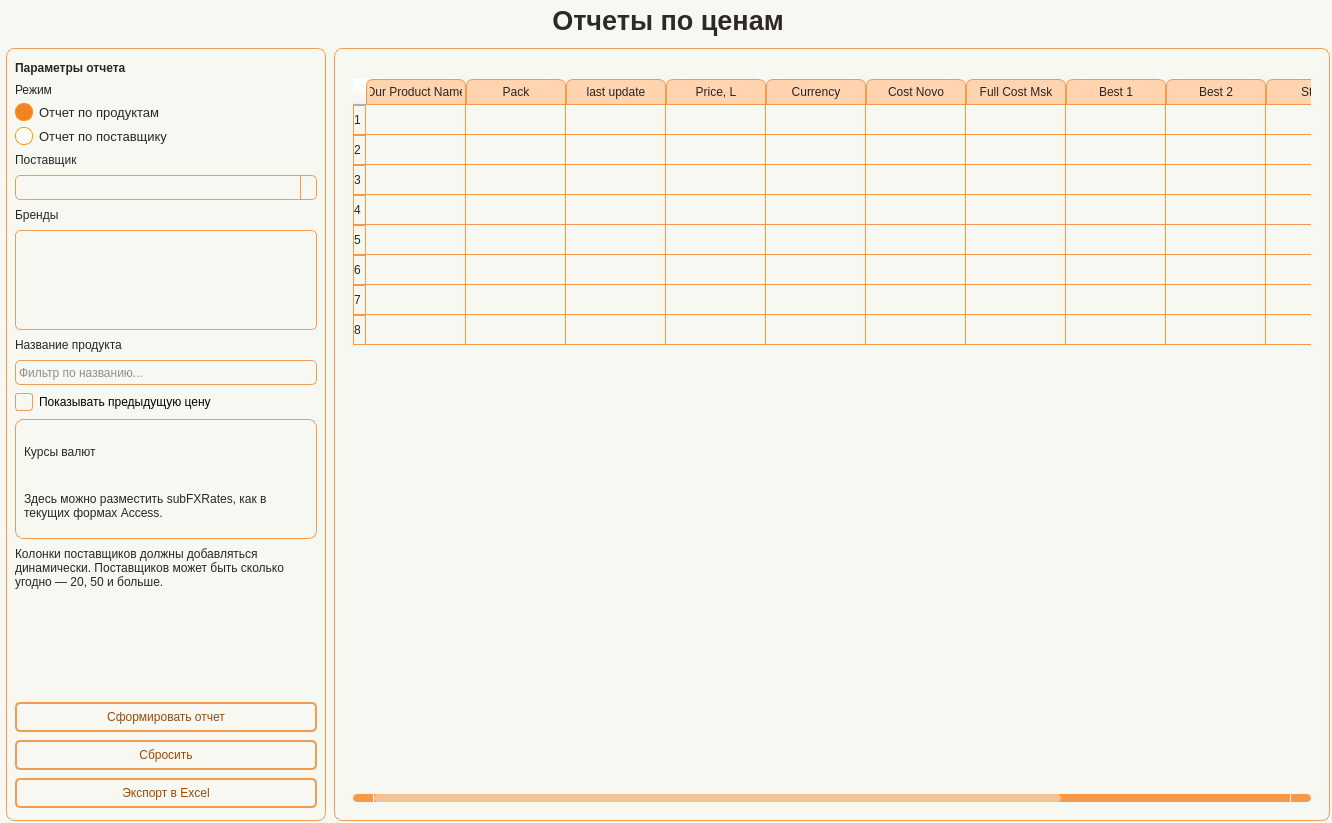
<?xml version="1.0" encoding="UTF-8"?>
<ui version="4.0">
 <class>Form</class>
 <widget class="QWidget" name="Form">
  <property name="geometry">
   <rect>
    <x>0</x>
    <y>0</y>
    <width>1332</width>
    <height>823</height>
   </rect>
  </property>
  <property name="minimumSize">
   <size>
    <width>930</width>
    <height>650</height>
   </size>
  </property>
  <property name="windowTitle">
   <string>Form</string>
  </property>
  <property name="styleSheet">
   <string notr="true">Form.QWidget{border: 2px solid #f28223;}

QWidget{
    background-color: #f8f8f2;
}

#Title_label.QLabel {
    color: #2D2A26;
    font: 20pt &quot;Tahoma&quot;;
    font-weight: 700;
}

QLabel#label_filter_title {
    color: #262626;
    font: 14pt &quot;Tahoma&quot;;
    font-weight: 700;
}

QLabel {
    color: #262626;
    font: 10pt &quot;Tahoma&quot;;
}

QPushButton {
    border: 2px solid #f09d54;
    border-radius: 5px;
    background-color: #f8f8f2;
    color: #964b09;
    font: 10pt &quot;Tahoma&quot;;
}

QPushButton:hover {
    background-color: #f28223;
    color: #ffffff;
}

QPushButton:pressed {
    background-color: #f28223;
    border: 2px solid #f28223;
    color: #ffffff;
}

QTableWidget {
    background-color: #f8f8f2;
    padding: 10px;
    border-radius: 5px;
    gridline-color: #f8994a;
    outline: none;
    color: #262626;
}
QTableWidget::item{
    border-color: #f8994a;
    padding-left: 5px;
    padding-right: 5px;
    gridline-color: #f8994a;
    color: #262626;
    padding: 1px;
    font: 7pt &quot;Tahoma&quot;;
}
QTableWidget::item:selected{
    background-color: #f28223;
    color: #ffffff;
}
QTableWidget::item:editable {
    background-color: #fff5cc;
    border: #ffffff;
}
QTableWidget::item:focus {
    background-color: #f28223;
    border: 1px solid #ff9900;
    padding: 1px;
}
QHeaderView::section{
    background-color: #f8f8f2;
    border: none;
    border-style: none;
}
QTableWidget::horizontalHeader {
    background-color: #f8994a;
    font: 10pt &quot;Tahoma&quot;;
}
QHeaderView::section:horizontal {
    border: 1px solid #f8994a;
    background-color: #ffd4af;
    padding: 3px;
    border-top-left-radius: 7px;
    border-top-right-radius: 7px;
    color: #262626;
}
QHeaderView::section:vertical {
    border: 1px solid #f8994a;
    color: #262626;
}

QLineEdit {
    background-color: #f8f8f2;
    border-radius: 5px;
    border: 1px solid #f09d54;
    padding-left: 10px;
    padding: 1px;
    selection-color: rgb(255, 255, 255);
    selection-background-color: #f28223;
    color: #262626;
}
QLineEdit:hover {
    border: 1px solid #f28223;
}
QLineEdit:focus {
    border: 1px solid #f28223;
}

QListWidget {
    background-color: #f8f8f2;
    border: 1px solid #f09d54;
    border-radius: 5px;
    color: #262626;
    font: 10pt &quot;Tahoma&quot;;
}
QListWidget::item {
    padding: 5px;
    border-bottom: 1px solid #f8994a;
}
QListWidget::item:selected {
    background-color: #f28223;
    color: #ffffff;
}
QListWidget::item:hover {
    background-color: #ffd4af;
}

QCheckBox::indicator {
    width: 16px;
    height: 16px;
}
QCheckBox::indicator:unchecked {
    border: 1px solid #f09d54;
    background-color: #f8f8f2;
    border-radius: 3px;
}
QCheckBox::indicator:checked {
    border: 1px solid #f28223;
    background-color: #f28223;
    border-radius: 3px;
    image: url(:/icon/icon/check.svg);
}
QCheckBox::indicator:hover {
    border: 1px solid #f28223;
}

QComboBox {
    background-color: #f8f8f2;
    border-radius: 5px;
    border: 1px solid #f09d54;
    padding-left: 10px;
    padding: 1px;
    selection-color: #f28223;
    selection-background-color: #f28223;
    color: #262626;
    font: 9pt &quot;Tahoma&quot;;
}
QComboBox:hover {
    border: 1px solid #f28223;
}
QComboBox:focus {
    border: 1px solid #f28223;
}
QComboBox QAbstractItemView::item {
    color: #262626;
}
QComboBox QAbstractItemView::item::selected {
    background-color: #f09d54;
    color: #ffffff;
}
QComboBox::down-arrow {
    image: url(:/icon/icon/chevron-down — копия — копия.svg);
}
QComboBox::drop-down {
    subcontrol-origin: padding;
    subcontrol-position: top right;
    width: 15px;
    border-left-width: 1px;
    border-left-color: #f8994a;
    border-left-style: solid;
    border-top-right-radius: 3px;
    border-bottom-right-radius: 3px;
    color: #262626;
}

QScrollBar:horizontal {
    border: none;
    background: #f8994a;
    height: 8px;
    margin: 0px 21px 0 21px;
    border-radius: 0px;
}
QScrollBar::handle:horizontal {
    background: #f6c294;
    min-width: 20px;
    border-radius: 4px;
}
QScrollBar::add-line:horizontal {
    border: none;
    background: #f8994a;
    width: 20px;
    border-top-right-radius: 4px;
    border-bottom-right-radius: 4px;
    subcontrol-position: right;
    subcontrol-origin: margin;
}
QScrollBar::sub-line:horizontal {
    border: none;
    background: #f8994a;
    width: 20px;
    border-top-left-radius: 4px;
    border-bottom-left-radius: 4px;
    subcontrol-position: left;
    subcontrol-origin: margin;
}
QScrollBar:vertical {
    border: none;
    background: #f8994a;
    width: 8px;
    margin: 21px 0 21px 0;
    border-radius: 0px;
}
QScrollBar::handle:vertical {
    background: #f6c294;
    min-height: 20px;
    border-radius: 4px;
}
QScrollBar::add-line:vertical {
    border: none;
    background: #f8994a;
    height: 20px;
    border-bottom-left-radius: 4px;
    border-bottom-right-radius: 4px;
    subcontrol-position: bottom;
    subcontrol-origin: margin;
}
QScrollBar::sub-line:vertical {
    border: none;
    background: #f8994a;
    height: 20px;
    border-top-left-radius: 4px;
    border-top-right-radius: 4px;
    subcontrol-position: top;
    subcontrol-origin: margin;
}

QRadioButton {
    spacing: 6px;
    color: #262626;
    font-family: Tahoma;
    font-size: 10pt;
    background: transparent;
}
QRadioButton::indicator {
    width: 16px;
    height: 16px;
    border-radius: 8px;
    border: 1px solid #ff9900;
    background-color: #ffffff;
}
QRadioButton::indicator:hover {
    border: 1px solid #ff9900;
    background-color: #ffffff;
}
QRadioButton::indicator:unchecked {
    border: 1px solid #ff9900;
    background-color: #ffffff;
}
QRadioButton::indicator:checked {
    border: 1px solid #ff9900;
    background-color: #f28223;
}

QFrame#frame_LeftPanel, QFrame#frame_RightPanel, QFrame#frame_bottom_bar {
    border: 1px solid #f09d54;
    border-radius: 8px;
}</string>
  </property>
  <layout class="QHBoxLayout" name="horizontalLayout">
   <property name="leftMargin">
    <number>0</number>
   </property>
   <property name="topMargin">
    <number>0</number>
   </property>
   <property name="rightMargin">
    <number>0</number>
   </property>
   <property name="bottomMargin">
    <number>0</number>
   </property>
   <item>
    <widget class="QWidget" name="widget" native="true">
     <layout class="QVBoxLayout" name="verticalLayout">
      <property name="spacing">
       <number>8</number>
      </property>
      <property name="leftMargin">
       <number>6</number>
      </property>
      <property name="topMargin">
       <number>0</number>
      </property>
      <property name="rightMargin">
       <number>2</number>
      </property>
      <property name="bottomMargin">
       <number>2</number>
      </property>
      <item alignment="Qt::AlignmentFlag::AlignHCenter">
       <widget class="QLabel" name="Title_label">
        <property name="minimumSize">
         <size>
          <width>0</width>
          <height>40</height>
         </size>
        </property>
        <property name="maximumSize">
         <size>
          <width>16777215</width>
          <height>40</height>
         </size>
        </property>
        <property name="font">
         <font>
          <family>Tahoma</family>
          <pointsize>20</pointsize>
          <italic>false</italic>
          <bold>true</bold>
         </font>
        </property>
        <property name="text">
         <string>Отчеты по ценам</string>
        </property>
        <property name="alignment">
         <set>Qt::AlignmentFlag::AlignCenter</set>
        </property>
       </widget>
      </item>
      <item>
       <widget class="QFrame" name="frame_Content">
        <property name="frameShape">
         <enum>QFrame::Shape::NoFrame</enum>
        </property>
        <property name="frameShadow">
         <enum>QFrame::Shadow::Plain</enum>
        </property>
        <layout class="QHBoxLayout" name="horizontalLayout_content">
         <property name="spacing">
          <number>8</number>
         </property>
         <property name="leftMargin">
          <number>0</number>
         </property>
         <property name="topMargin">
          <number>0</number>
         </property>
         <property name="rightMargin">
          <number>0</number>
         </property>
         <property name="bottomMargin">
          <number>0</number>
         </property>
         <item>
          <widget class="QFrame" name="frame_LeftPanel">
           <property name="minimumSize">
            <size>
             <width>300</width>
             <height>0</height>
            </size>
           </property>
           <property name="maximumSize">
            <size>
             <width>320</width>
             <height>16777215</height>
            </size>
           </property>
           <property name="frameShape">
            <enum>QFrame::Shape::StyledPanel</enum>
           </property>
           <property name="frameShadow">
            <enum>QFrame::Shadow::Raised</enum>
           </property>
           <layout class="QVBoxLayout" name="verticalLayout_left">
            <property name="spacing">
             <number>8</number>
            </property>
            <property name="leftMargin">
             <number>8</number>
            </property>
            <property name="topMargin">
             <number>12</number>
            </property>
            <property name="rightMargin">
             <number>8</number>
            </property>
            <property name="bottomMargin">
             <number>12</number>
            </property>
            <item>
             <widget class="QLabel" name="label_filter_title">
              <property name="text">
               <string>Параметры отчета</string>
              </property>
             </widget>
            </item>
            <item>
             <widget class="QFrame" name="frame_mode">
              <property name="frameShape">
               <enum>QFrame::Shape::NoFrame</enum>
              </property>
              <layout class="QVBoxLayout" name="verticalLayout_mode">
               <property name="spacing">
                <number>6</number>
               </property>
               <property name="leftMargin">
                <number>0</number>
               </property>
               <property name="topMargin">
                <number>0</number>
               </property>
               <property name="rightMargin">
                <number>0</number>
               </property>
               <property name="bottomMargin">
                <number>0</number>
               </property>
               <item>
                <widget class="QLabel" name="label_mode">
                 <property name="text">
                  <string>Режим</string>
                 </property>
                </widget>
               </item>
               <item>
                <widget class="QRadioButton" name="radio_ByProduct">
                 <property name="text">
                  <string>Отчет по продуктам</string>
                 </property>
                 <property name="checked">
                  <bool>true</bool>
                 </property>
                </widget>
               </item>
               <item>
                <widget class="QRadioButton" name="radio_BySupplier">
                 <property name="text">
                  <string>Отчет по поставщику</string>
                 </property>
                </widget>
               </item>
              </layout>
             </widget>
            </item>
            <item>
             <widget class="QLabel" name="label_supplier">
              <property name="text">
               <string>Поставщик</string>
              </property>
             </widget>
            </item>
            <item>
             <widget class="QComboBox" name="cbo_Supplier">
              <property name="minimumSize">
               <size>
                <width>0</width>
                <height>25</height>
               </size>
              </property>
             </widget>
            </item>
            <item>
             <widget class="QLabel" name="label_brand">
              <property name="text">
               <string>Бренды</string>
              </property>
             </widget>
            </item>
            <item>
             <widget class="QListWidget" name="list_Brand">
              <property name="minimumSize">
               <size>
                <width>0</width>
                <height>100</height>
               </size>
              </property>
              <property name="maximumSize">
               <size>
                <width>16777215</width>
                <height>100</height>
               </size>
              </property>
              <property name="selectionMode">
               <enum>QAbstractItemView::SelectionMode::ExtendedSelection</enum>
              </property>
             </widget>
            </item>
            <item>
             <widget class="QLabel" name="label_product_name">
              <property name="text">
               <string>Название продукта</string>
              </property>
             </widget>
            </item>
            <item>
             <widget class="QLineEdit" name="line_ProductName">
              <property name="minimumSize">
               <size>
                <width>0</width>
                <height>25</height>
               </size>
              </property>
              <property name="placeholderText">
               <string>Фильтр по названию...</string>
              </property>
             </widget>
            </item>
            <item>
             <widget class="QCheckBox" name="cbx_ShowPrevPrice">
              <property name="text">
               <string>Показывать предыдущую цену</string>
              </property>
             </widget>
            </item>
            <item>
             <widget class="QFrame" name="frame_fx_placeholder">
              <property name="minimumSize">
               <size>
                <width>0</width>
                <height>120</height>
               </size>
              </property>
              <property name="styleSheet">
               <string notr="true">#frame_fx_placeholder {border: 1px solid #f09d54; border-radius: 8px;}</string>
              </property>
              <property name="frameShape">
               <enum>QFrame::Shape::StyledPanel</enum>
              </property>
              <property name="frameShadow">
               <enum>QFrame::Shadow::Raised</enum>
              </property>
              <layout class="QVBoxLayout" name="verticalLayout_fx_placeholder">
               <property name="leftMargin">
                <number>8</number>
               </property>
               <property name="topMargin">
                <number>8</number>
               </property>
               <property name="rightMargin">
                <number>8</number>
               </property>
               <property name="bottomMargin">
                <number>8</number>
               </property>
               <item>
                <widget class="QLabel" name="label_fx_title">
                 <property name="text">
                  <string>Курсы валют</string>
                 </property>
                </widget>
               </item>
               <item>
                <widget class="QLabel" name="label_fx_hint">
                 <property name="text">
                  <string>Здесь можно разместить subFXRates, как в текущих формах Access.</string>
                 </property>
                 <property name="wordWrap">
                  <bool>true</bool>
                 </property>
                </widget>
               </item>
              </layout>
             </widget>
            </item>
            <item>
             <widget class="QLabel" name="label_dynamic_columns">
              <property name="text">
               <string>Колонки поставщиков должны добавляться динамически. Поставщиков может быть сколько угодно — 20, 50 и больше.</string>
              </property>
              <property name="wordWrap">
               <bool>true</bool>
              </property>
             </widget>
            </item>
            <item>
             <spacer name="verticalSpacer_left">
              <property name="orientation">
               <enum>Qt::Orientation::Vertical</enum>
              </property>
              <property name="sizeHint" stdset="0">
               <size>
                <width>20</width>
                <height>40</height>
               </size>
              </property>
             </spacer>
            </item>
            <item>
             <widget class="QPushButton" name="btn_BuildReport">
              <property name="minimumSize">
               <size>
                <width>0</width>
                <height>30</height>
               </size>
              </property>
              <property name="maximumSize">
               <size>
                <width>16777215</width>
                <height>30</height>
               </size>
              </property>
              <property name="text">
               <string>Сформировать отчет</string>
              </property>
              <property name="icon">
               <iconset resource="../resource.qrc">
                <normaloff>:/icon/icon/layers — копия — копия.svg</normaloff>:/icon/icon/layers — копия — копия.svg</iconset>
              </property>
             </widget>
            </item>
            <item>
             <widget class="QPushButton" name="btn_Reset">
              <property name="minimumSize">
               <size>
                <width>0</width>
                <height>30</height>
               </size>
              </property>
              <property name="maximumSize">
               <size>
                <width>16777215</width>
                <height>30</height>
               </size>
              </property>
              <property name="text">
               <string>Сбросить</string>
              </property>
              <property name="icon">
               <iconset resource="../resource.qrc">
                <normaloff>:/icon/icon/loader — копия — копия.svg</normaloff>:/icon/icon/loader — копия — копия.svg</iconset>
              </property>
             </widget>
            </item>
            <item>
             <widget class="QPushButton" name="btn_ExportExcel">
              <property name="minimumSize">
               <size>
                <width>180</width>
                <height>30</height>
               </size>
              </property>
              <property name="maximumSize">
               <size>
                <width>16777215</width>
                <height>30</height>
               </size>
              </property>
              <property name="text">
               <string>Экспорт в Excel</string>
              </property>
              <property name="icon">
               <iconset resource="../resource.qrc">
                <normaloff>:/icon/icon/download — копия — копия.svg</normaloff>:/icon/icon/download — копия — копия.svg</iconset>
              </property>
             </widget>
            </item>
           </layout>
          </widget>
         </item>
         <item>
          <widget class="QFrame" name="frame_RightPanel">
           <property name="frameShape">
            <enum>QFrame::Shape::StyledPanel</enum>
           </property>
           <property name="frameShadow">
            <enum>QFrame::Shadow::Raised</enum>
           </property>
           <layout class="QVBoxLayout" name="verticalLayout_right">
            <property name="spacing">
             <number>8</number>
            </property>
            <property name="leftMargin">
             <number>8</number>
            </property>
            <property name="topMargin">
             <number>12</number>
            </property>
            <property name="rightMargin">
             <number>8</number>
            </property>
            <property name="bottomMargin">
             <number>8</number>
            </property>
            <item>
             <widget class="QFrame" name="frame_top_right">
              <property name="frameShape">
               <enum>QFrame::Shape::NoFrame</enum>
              </property>
              <layout class="QHBoxLayout" name="horizontalLayout_top_right">
               <property name="leftMargin">
                <number>0</number>
               </property>
               <property name="topMargin">
                <number>0</number>
               </property>
               <property name="rightMargin">
                <number>0</number>
               </property>
               <property name="bottomMargin">
                <number>0</number>
               </property>
              </layout>
             </widget>
            </item>
            <item>
             <widget class="QTableWidget" name="table_ReportPreview">
              <property name="alternatingRowColors">
               <bool>false</bool>
              </property>
              <property name="selectionBehavior">
               <enum>QAbstractItemView::SelectionBehavior::SelectRows</enum>
              </property>
              <property name="rowCount">
               <number>8</number>
              </property>
              <property name="columnCount">
               <number>12</number>
              </property>
              <row/>
              <row/>
              <row/>
              <row/>
              <row/>
              <row/>
              <row/>
              <row/>
              <column>
               <property name="text">
                <string>Our Product Name</string>
               </property>
              </column>
              <column>
               <property name="text">
                <string>Pack</string>
               </property>
              </column>
              <column>
               <property name="text">
                <string>last update</string>
               </property>
              </column>
              <column>
               <property name="text">
                <string>Price, L</string>
               </property>
              </column>
              <column>
               <property name="text">
                <string>Currency</string>
               </property>
              </column>
              <column>
               <property name="text">
                <string>Cost Novo</string>
               </property>
              </column>
              <column>
               <property name="text">
                <string>Full Cost Msk</string>
               </property>
              </column>
              <column>
               <property name="text">
                <string>Best 1</string>
               </property>
              </column>
              <column>
               <property name="text">
                <string>Best 2</string>
               </property>
              </column>
              <column>
               <property name="text">
                <string>Stock</string>
               </property>
              </column>
              <column>
               <property name="text">
                <string>Transit</string>
               </property>
              </column>
              <column>
               <property name="text">
                <string>...</string>
               </property>
              </column>
             </widget>
            </item>
           </layout>
          </widget>
         </item>
        </layout>
       </widget>
      </item>
     </layout>
    </widget>
   </item>
  </layout>
 </widget>
 <resources>
  <include location="../resource.qrc"/>
 </resources>
 <connections/>
</ui>
